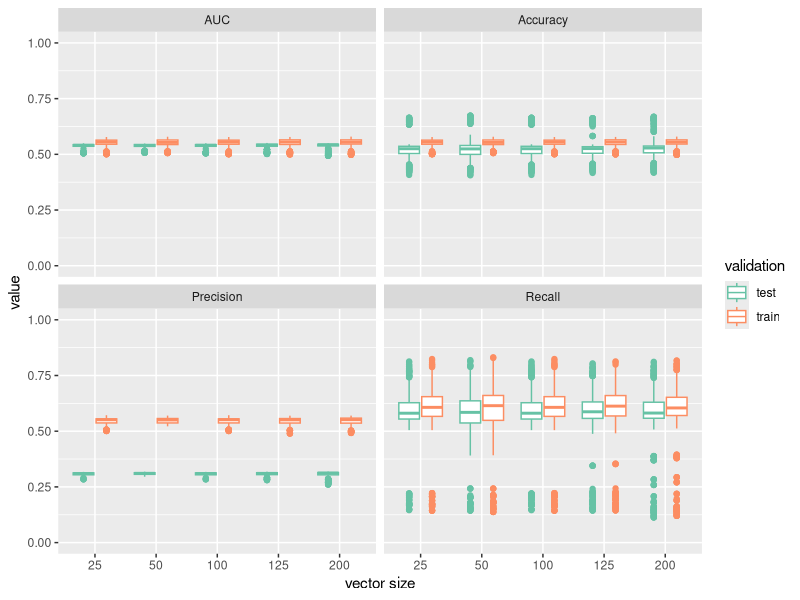
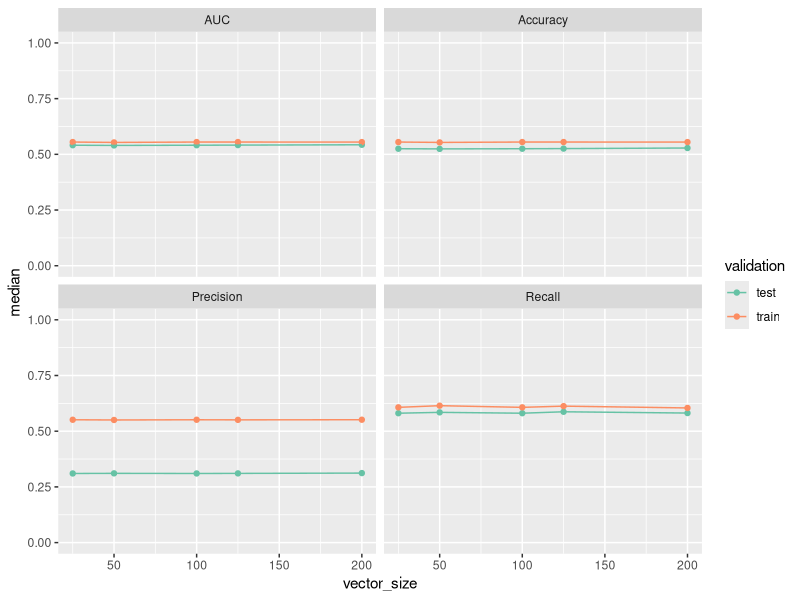
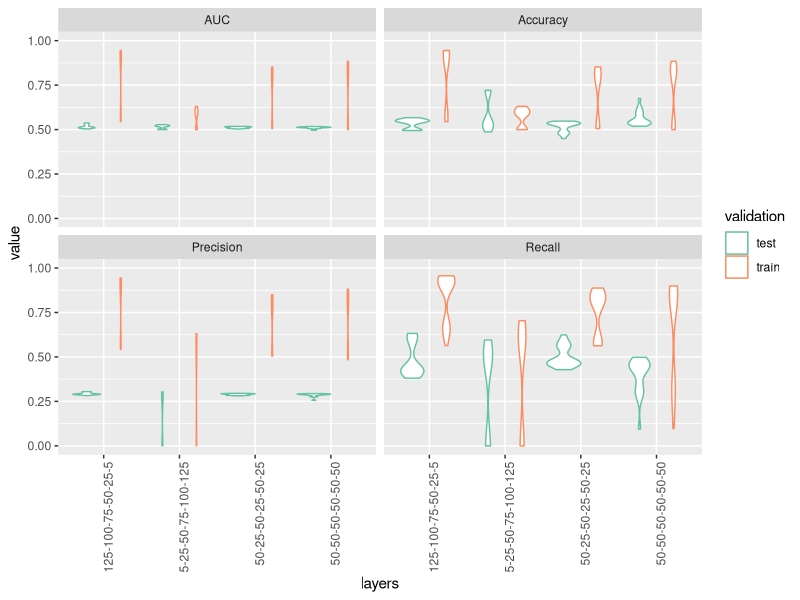
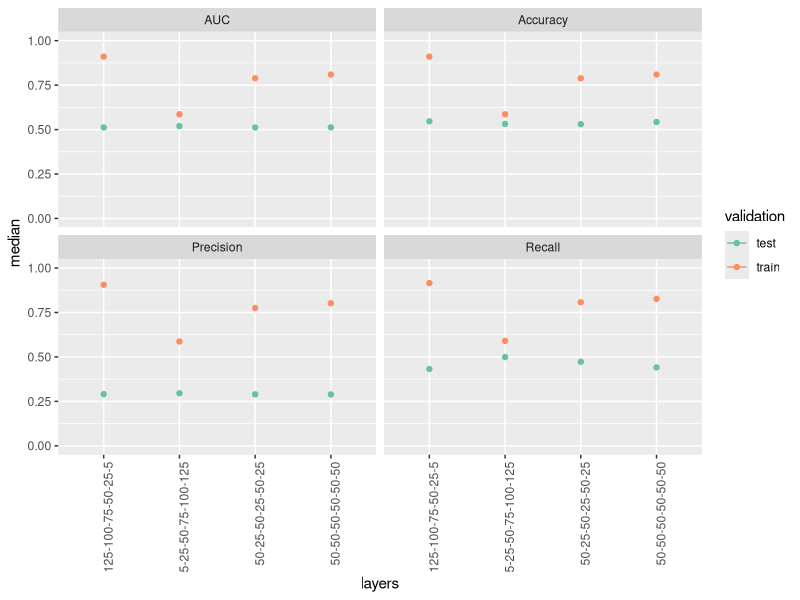

The R script that drew these images, in order:
## ---- chunk 1
knitr::opts_chunk$set(echo = TRUE)
library(ggplot2)
library(data.table)
library(cowplot)
## ---- chunk 2
mean_stats_dt <- fread("../../results/mean_stats_data_table.tsv")
mean_stats_dt

stats_lf <- melt(mean_stats_dt, id.vars = c("vector_size", "outer_split", "validation"),
                 measure.vars = c("AUC", "Accuracy", "Precision", "Recall"), variable.name = "metric")
summary <- stats_lf[, .(mean = mean(value), median = median(value), sd = sd(value)), by = c("vector_size", "metric", "validation")]

ggplot(stats_lf, aes(factor(vector_size), value, col = validation)) +
  geom_boxplot() + 
  scale_y_continuous(limits = c(0,1)) +
  labs(x = "vector size") +
  facet_wrap(~metric) +
  scale_color_brewer(palette = "Set2")

ggplot(summary, aes(vector_size, median, col = validation)) +
  geom_point() + geom_line() +
  #geom_errorbar(aes(ymin=median-sd, ymax=median+sd), width=.2) +
  scale_y_continuous(limits = c(0,1)) +
  facet_wrap(~metric) +
  scale_color_brewer(palette = "Set2")
## ---- chunk 3
mean_stats_dt <- fread("../../results/many_layers/mean_stats_dt.tsv")
mean_stats_dt

stats_lf <- melt(mean_stats_dt, id.vars = c("vector_size", "outer_split", "validation"),
                 measure.vars = c("AUC", "Accuracy", "Precision", "Recall"), variable.name = "metric")
# rename number of layers
setnames(stats_lf, "vector_size", "layers")
stats_lf[, layers := gsub(", ", "-", layers)]

summary <- stats_lf[, .(mean = mean(value), median = median(value), sd = sd(value)), by = c("layers", "metric", "validation")]

ggplot(stats_lf, aes(factor(layers), value, col = validation)) +
  geom_violin() + 
  scale_y_continuous(limits = c(0,1)) +
  labs(x = "layers") +
  facet_wrap(~metric) +
  scale_color_brewer(palette = "Set2") +
  theme(axis.text.x = element_text(angle = 90, hjust = 1))

ggplot(summary, aes(layers, median, col = validation)) +
  geom_point() + geom_line() +
  #geom_errorbar(aes(ymin=median-sd, ymax=median+sd), width=.2) +
  scale_y_continuous(limits = c(0,1)) +
  facet_wrap(~metric) +
  scale_color_brewer(palette = "Set2") +
  theme(axis.text.x = element_text(angle = 90, hjust = 1))
